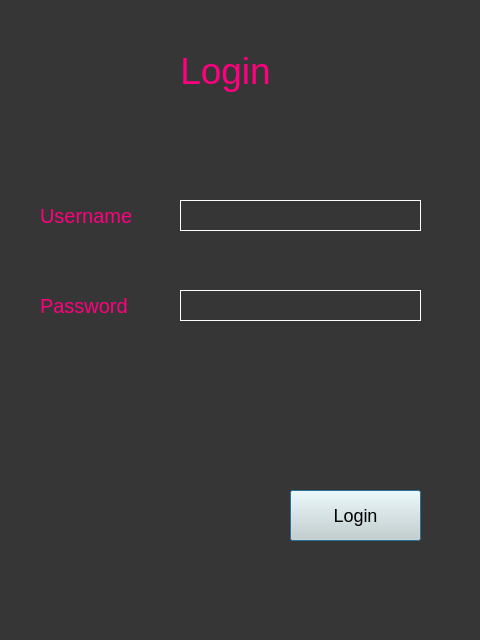
<?xml version="1.0" encoding="UTF-8"?>
<ui version="4.0">
 <class>Dialog</class>
 <widget class="QDialog" name="Dialog">
  <property name="geometry">
   <rect>
    <x>0</x>
    <y>0</y>
    <width>480</width>
    <height>640</height>
   </rect>
  </property>
  <property name="windowTitle">
   <string>Dialog</string>
  </property>
  <property name="styleSheet">
   <string notr="true">background-color: rgb(54, 54, 54);</string>
  </property>
  <widget class="QLabel" name="login_label">
   <property name="geometry">
    <rect>
     <x>170</x>
     <y>40</y>
     <width>111</width>
     <height>61</height>
    </rect>
   </property>
   <property name="font">
    <font>
     <pointsize>28</pointsize>
    </font>
   </property>
   <property name="styleSheet">
    <string notr="true">color: #ff007f;</string>
   </property>
   <property name="text">
    <string>Login</string>
   </property>
   <property name="alignment">
    <set>Qt::AlignCenter</set>
   </property>
  </widget>
  <widget class="QLabel" name="username_label">
   <property name="geometry">
    <rect>
     <x>40</x>
     <y>200</y>
     <width>101</width>
     <height>31</height>
    </rect>
   </property>
   <property name="styleSheet">
    <string notr="true">font-size:15pt;
color: #ff007f;</string>
   </property>
   <property name="text">
    <string>Username</string>
   </property>
  </widget>
  <widget class="QLabel" name="password_label">
   <property name="geometry">
    <rect>
     <x>40</x>
     <y>290</y>
     <width>101</width>
     <height>31</height>
    </rect>
   </property>
   <property name="styleSheet">
    <string notr="true">font-size:15pt;
color: #ff007f;</string>
   </property>
   <property name="text">
    <string>Password</string>
   </property>
  </widget>
  <widget class="QLineEdit" name="username_field">
   <property name="geometry">
    <rect>
     <x>180</x>
     <y>200</y>
     <width>241</width>
     <height>31</height>
    </rect>
   </property>
   <property name="styleSheet">
    <string notr="true">border: 1px solid white;
font-size: 14pt;
color: #f3f3f3;</string>
   </property>
   <property name="inputMask">
    <string/>
   </property>
  </widget>
  <widget class="QLineEdit" name="password_field">
   <property name="geometry">
    <rect>
     <x>180</x>
     <y>290</y>
     <width>241</width>
     <height>31</height>
    </rect>
   </property>
   <property name="styleSheet">
    <string notr="true">border: 1px solid white;
font-size: 14pt;
color: #f3f3f3;</string>
   </property>
   <property name="inputMask">
    <string/>
   </property>
   <property name="echoMode">
    <enum>QLineEdit::Password</enum>
   </property>
   <property name="readOnly">
    <bool>false</bool>
   </property>
  </widget>
  <widget class="QPushButton" name="login_button">
   <property name="geometry">
    <rect>
     <x>290</x>
     <y>490</y>
     <width>131</width>
     <height>51</height>
    </rect>
   </property>
   <property name="styleSheet">
    <string notr="true">background-color: rgb(211, 215, 207);
font-size: 18px;</string>
   </property>
   <property name="text">
    <string>Login</string>
   </property>
  </widget>
 </widget>
 <resources/>
 <connections/>
</ui>
